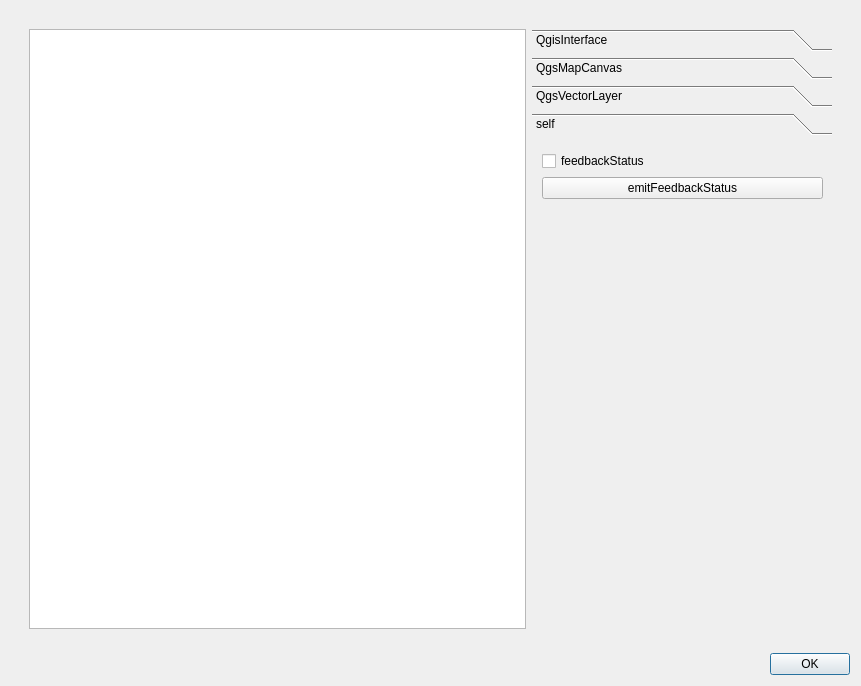
<?xml version="1.0" encoding="UTF-8"?>
<ui version="4.0">
 <class>foss4g2011_example3_starter</class>
 <widget class="QDialog" name="foss4g2011_example3_starter">
  <property name="geometry">
   <rect>
    <x>0</x>
    <y>0</y>
    <width>861</width>
    <height>686</height>
   </rect>
  </property>
  <property name="windowTitle">
   <string>foss4g2011_example3_starter</string>
  </property>
  <layout class="QGridLayout" name="gridLayout">
   <item row="0" column="0">
    <layout class="QVBoxLayout" name="mainWindowVerticalLayout">
     <item>
      <layout class="QVBoxLayout" name="verticalLayout_4">
       <item>
        <widget class="QWidget" name="widget" native="true">
         <layout class="QGridLayout" name="gridLayout_2">
          <item row="0" column="0">
           <widget class="QWidget" name="widget_2" native="true">
            <layout class="QHBoxLayout" name="horizontalLayout_4">
             <item>
              <widget class="QTextEdit" name="outputTextEdit"/>
             </item>
             <item>
              <widget class="QToolBox" name="toolBox">
               <property name="maximumSize">
                <size>
                 <width>300</width>
                 <height>16777215</height>
                </size>
               </property>
               <property name="currentIndex">
                <number>3</number>
               </property>
               <widget class="QWidget" name="page">
                <property name="geometry">
                 <rect>
                  <x>0</x>
                  <y>0</y>
                  <width>300</width>
                  <height>502</height>
                 </rect>
                </property>
                <attribute name="label">
                 <string>QgisInterface </string>
                </attribute>
                <layout class="QGridLayout" name="gridLayout_3">
                 <item row="0" column="0">
                  <layout class="QVBoxLayout" name="verticalLayout">
                   <item>
                    <widget class="QCheckBox" name="currentLayerChangedCheckBox">
                     <property name="text">
                      <string>currentLayerChanged</string>
                     </property>
                    </widget>
                   </item>
                   <item>
                    <widget class="QPushButton" name="emitCurrentLayerChangedBtn">
                     <property name="text">
                      <string>emitCurrentLayerChanged</string>
                     </property>
                    </widget>
                   </item>
                   <item>
                    <spacer name="verticalSpacer">
                     <property name="orientation">
                      <enum>Qt::Vertical</enum>
                     </property>
                     <property name="sizeHint" stdset="0">
                      <size>
                       <width>20</width>
                       <height>40</height>
                      </size>
                     </property>
                    </spacer>
                   </item>
                  </layout>
                 </item>
                </layout>
               </widget>
               <widget class="QWidget" name="page_2">
                <property name="geometry">
                 <rect>
                  <x>0</x>
                  <y>0</y>
                  <width>300</width>
                  <height>502</height>
                 </rect>
                </property>
                <attribute name="label">
                 <string>QgsMapCanvas</string>
                </attribute>
                <layout class="QGridLayout" name="gridLayout_4">
                 <item row="0" column="0">
                  <layout class="QVBoxLayout" name="verticalLayout_2">
                   <item>
                    <widget class="QCheckBox" name="xyCoordinatesCheckBox">
                     <property name="text">
                      <string>xyCoordinates</string>
                     </property>
                    </widget>
                   </item>
                   <item>
                    <widget class="QPushButton" name="emitXYCoordinates">
                     <property name="text">
                      <string>emitXyCoordinates</string>
                     </property>
                    </widget>
                   </item>
                   <item>
                    <widget class="QCheckBox" name="mapToolSetCheckBox">
                     <property name="text">
                      <string>mapToolSet</string>
                     </property>
                    </widget>
                   </item>
                   <item>
                    <spacer name="verticalSpacer_2">
                     <property name="orientation">
                      <enum>Qt::Vertical</enum>
                     </property>
                     <property name="sizeHint" stdset="0">
                      <size>
                       <width>20</width>
                       <height>40</height>
                      </size>
                     </property>
                    </spacer>
                   </item>
                  </layout>
                 </item>
                </layout>
               </widget>
               <widget class="QWidget" name="page_3">
                <property name="geometry">
                 <rect>
                  <x>0</x>
                  <y>0</y>
                  <width>300</width>
                  <height>471</height>
                 </rect>
                </property>
                <attribute name="label">
                 <string>QgsVectorLayer</string>
                </attribute>
                <widget class="QWidget" name="verticalLayoutWidget">
                 <property name="geometry">
                  <rect>
                   <x>10</x>
                   <y>10</y>
                   <width>271</width>
                   <height>481</height>
                  </rect>
                 </property>
                 <layout class="QVBoxLayout" name="verticalLayout_3">
                  <item>
                   <widget class="QCheckBox" name="editingStartedCheckBox">
                    <property name="text">
                     <string>editingStarted</string>
                    </property>
                   </widget>
                  </item>
                  <item>
                   <widget class="QPushButton" name="emitStartedEditingBtn">
                    <property name="text">
                     <string>emitStartedEditing</string>
                    </property>
                   </widget>
                  </item>
                  <item>
                   <widget class="QCheckBox" name="editingStoppedCheckBox">
                    <property name="text">
                     <string>editingStopped</string>
                    </property>
                   </widget>
                  </item>
                  <item>
                   <widget class="QPushButton" name="emitStoppedEditingBtn">
                    <property name="text">
                     <string>emitStoppedEditing</string>
                    </property>
                   </widget>
                  </item>
                  <item>
                   <spacer name="verticalSpacer_3">
                    <property name="orientation">
                     <enum>Qt::Vertical</enum>
                    </property>
                    <property name="sizeHint" stdset="0">
                     <size>
                      <width>20</width>
                      <height>40</height>
                     </size>
                    </property>
                   </spacer>
                  </item>
                 </layout>
                </widget>
               </widget>
               <widget class="QWidget" name="page_4">
                <attribute name="label">
                 <string>self</string>
                </attribute>
                <widget class="QWidget" name="verticalLayoutWidget_2">
                 <property name="geometry">
                  <rect>
                   <x>10</x>
                   <y>10</y>
                   <width>281</width>
                   <height>461</height>
                  </rect>
                 </property>
                 <layout class="QVBoxLayout" name="verticalLayout_5">
                  <item>
                   <widget class="QCheckBox" name="feedbackStatusCheckBox">
                    <property name="text">
                     <string>feedbackStatus</string>
                    </property>
                   </widget>
                  </item>
                  <item>
                   <widget class="QPushButton" name="emitFeedbackStatusBtn">
                    <property name="text">
                     <string>emitFeedbackStatus</string>
                    </property>
                   </widget>
                  </item>
                  <item>
                   <spacer name="verticalSpacer_4">
                    <property name="orientation">
                     <enum>Qt::Vertical</enum>
                    </property>
                    <property name="sizeHint" stdset="0">
                     <size>
                      <width>20</width>
                      <height>40</height>
                     </size>
                    </property>
                   </spacer>
                  </item>
                 </layout>
                </widget>
               </widget>
              </widget>
             </item>
            </layout>
           </widget>
          </item>
         </layout>
        </widget>
       </item>
      </layout>
     </item>
     <item>
      <widget class="QDialogButtonBox" name="okButtonBox">
       <property name="orientation">
        <enum>Qt::Horizontal</enum>
       </property>
       <property name="standardButtons">
        <set>QDialogButtonBox::Ok</set>
       </property>
      </widget>
     </item>
    </layout>
   </item>
  </layout>
 </widget>
 <resources/>
 <connections>
  <connection>
   <sender>okButtonBox</sender>
   <signal>accepted()</signal>
   <receiver>foss4g2011_example3_starter</receiver>
   <slot>accept()</slot>
   <hints>
    <hint type="sourcelabel">
     <x>248</x>
     <y>254</y>
    </hint>
    <hint type="destinationlabel">
     <x>157</x>
     <y>274</y>
    </hint>
   </hints>
  </connection>
  <connection>
   <sender>okButtonBox</sender>
   <signal>rejected()</signal>
   <receiver>foss4g2011_example3_starter</receiver>
   <slot>reject()</slot>
   <hints>
    <hint type="sourcelabel">
     <x>316</x>
     <y>260</y>
    </hint>
    <hint type="destinationlabel">
     <x>286</x>
     <y>274</y>
    </hint>
   </hints>
  </connection>
 </connections>
</ui>
